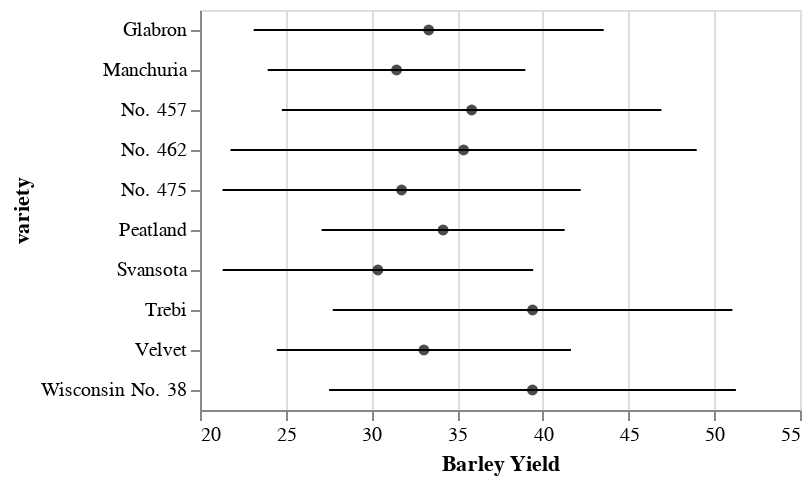

The notebook cell saved with this chart:
### Code cell
dataset("barley") |> @vlplot(
    transform=[
        {
            aggregate=[{op=:mean,field=:yield,as=:mean},{op=:stdev,field=:yield,as=:stdev}],
            groupby=[:variety]
        },
        {calculate="datum.mean-datum.stdev", as=:lower},
        {calculate="datum.mean+datum.stdev", as=:upper}
    ]
) +
@vlplot(mark={:point,filled=true},enc={x={"mean:q",scale={zero=false},axis={title="Barley Yield"}},y="variety:o",color={value=:black}}) +
@vlplot(:rule,enc={x="upper:q",x2="lower:q",y="variety:o"})

### Figure 1 — Vega-Lite specification as saved in the notebook (floating-point values rounded to 4 significant figures)
{"data": {"values": [{"site": "University Farm", "variety": "Manchuria", "year": 1931, "yield": 27}, {"site": "Waseca", "variety": "Manchuria", "year": 1931, "yield": 48.87}, {"site": "Morris", "variety": "Manchuria", "year": 1931, "yield": 27.43}, {"site": "Crookston", "variety": "Manchuria", "year": 1931, "yield": 39.93}, {"site": "Grand Rapids", "variety": "Manchuria", "year": 1931, "yield": 32.97}, {"site": "Duluth", "variety": "Manchuria", "year": 1931, "yield": 28.97}, {"site": "University Farm", "variety": "Glabron", "year": 1931, "yield": 43.07}, {"site": "Waseca", "variety": "Glabron", "year": 1931, "yield": 55.2}, {"site": "Morris", "variety": "Glabron", "year": 1931, "yield": 28.77}, {"site": "Crookston", "variety": "Glabron", "year": 1931, "yield": 38.13}, {"site": "Grand Rapids", "variety": "Glabron", "year": 1931, "yield": 29.13}, {"site": "Duluth", "variety": "Glabron", "year": 1931, "yield": 29.67}, {"site": "University Farm", "variety": "Svansota", "year": 1931, "yield": 35.13}, {"site": "Waseca", "variety": "Svansota", "year": 1931, "yield": 47.33}, {"site": "Morris", "variety": "Svansota", "year": 1931, "yield": 25.77}, {"site": "Crookston", "variety": "Svansota", "year": 1931, "yield": 40.47}, {"site": "Grand Rapids", "variety": "Svansota", "year": 1931, "yield": 29.67}, {"site": "Duluth", "variety": "Svansota", "year": 1931, "yield": 25.7}, {"site": "University Farm", "variety": "Velvet", "year": 1931, "yield": 39.9}, {"site": "Waseca", "variety": "Velvet", "year": 1931, "yield": 50.23}, {"site": "Morris", "variety": "Velvet", "year": 1931, "yield": 26.13}, {"site": "Crookston", "variety": "Velvet", "year": 1931, "yield": 41.33}, {"site": "Grand Rapids", "variety": "Velvet", "year": 1931, "yield": 23.03}, {"site": "Duluth", "variety": "Velvet", "year": 1931, "yield": 26.3}, {"site": "University Farm", "variety": "Trebi", "year": 1931, "yield": 36.57}, {"site": "Waseca", "variety": "Trebi", "year": 1931, "yield": 63.83}, {"site": "Morris", "variety": "Trebi", "year": 1931, "yield": 43.77}, {"site": "Crookston", "variety": "Trebi", "year": 1931, "yield": 46.93}, {"site": "Grand Rapids", "variety": "Trebi", "year": 1931, "yield": 29.77}, {"site": "Duluth", "variety": "Trebi", "year": 1931, "yield": 33.93}, {"site": "University Farm", "variety": "No. 457", "year": 1931, "yield": 43.27}, {"site": "Waseca", "variety": "No. 457", "year": 1931, "yield": 58.1}, {"site": "Morris", "variety": "No. 457", "year": 1931, "yield": 28.7}, {"site": "Crookston", "variety": "No. 457", "year": 1931, "yield": 45.67}, {"site": "Grand Rapids", "variety": "No. 457", "year": 1931, "yield": 32.17}, {"site": "Duluth", "variety": "No. 457", "year": 1931, "yield": 33.6}, {"site": "University Farm", "variety": "No. 462", "year": 1931, "yield": 36.6}, {"site": "Waseca", "variety": "No. 462", "year": 1931, "yield": 65.77}, {"site": "Morris", "variety": "No. 462", "year": 1931, "yield": 30.37}, {"site": "Crookston", "variety": "No. 462", "year": 1931, "yield": 48.57}, {"site": "Grand Rapids", "variety": "No. 462", "year": 1931, "yield": 24.93}, {"site": "Duluth", "variety": "No. 462", "year": 1931, "yield": 28.1}, {"site": "University Farm", "variety": "Peatland", "year": 1931, "yield": 32.77}, {"site": "Waseca", "variety": "Peatland", "year": 1931, "yield": 48.57}, {"site": "Morris", "variety": "Peatland", "year": 1931, "yield": 29.87}, {"site": "Crookston", "variety": "Peatland", "year": 1931, "yield": 41.6}, {"site": "Grand Rapids", "variety": "Peatland", "year": 1931, "yield": 34.7}, {"site": "Duluth", "variety": "Peatland", "year": 1931, "yield": 32}, {"site": "University Farm", "variety": "No. 475", "year": 1931, "yield": 24.67}, {"site": "Waseca", "variety": "No. 475", "year": 1931, "yield": 46.77}, {"site": "Morris", "variety": "No. 475", "year": 1931, "yield": 22.6}, {"site": "Crookston", "variety": "No. 475", "year": 1931, "yield": 44.1}, {"site": "Grand Rapids", "variety": "No. 475", "year": 1931, "yield": 19.7}, {"site": "Duluth", "variety": "No. 475", "year": 1931, "yield": 33.07}, {"site": "University Farm", "variety": "Wisconsin No. 38", "year": 1931, "yield": 39.3}, {"site": "Waseca", "variety": "Wisconsin No. 38", "year": 1931, "yield": 58.8}, {"site": "Morris", "variety": "Wisconsin No. 38", "year": 1931, "yield": 29.47}, {"site": "Crookston", "variety": "Wisconsin No. 38", "year": 1931, "yield": 49.87}, {"site": "Grand Rapids", "variety": "Wisconsin No. 38", "year": 1931, "yield": 34.47}, {"site": "Duluth", "variety": "Wisconsin No. 38", "year": 1931, "yield": 31.6}, {"site": "University Farm", "variety": "Manchuria", "year": 1932, "yield": 26.9}, {"site": "Waseca", "variety": "Manchuria", "year": 1932, "yield": 33.47}, {"site": "Morris", "variety": "Manchuria", "year": 1932, "yield": 34.37}, {"site": "Crookston", "variety": "Manchuria", "year": 1932, "yield": 32.97}, {"site": "Grand Rapids", "variety": "Manchuria", "year": 1932, "yield": 22.13}, {"site": "Duluth", "variety": "Manchuria", "year": 1932, "yield": 22.57}, {"site": "University Farm", "variety": "Glabron", "year": 1932, "yield": 36.8}, {"site": "Waseca", "variety": "Glabron", "year": 1932, "yield": 37.73}, {"site": "Morris", "variety": "Glabron", "year": 1932, "yield": 35.13}, {"site": "Crookston", "variety": "Glabron", "year": 1932, "yield": 26.17}, {"site": "Grand Rapids", "variety": "Glabron", "year": 1932, "yield": 14.43}, {"site": "Duluth", "variety": "Glabron", "year": 1932, "yield": 25.87}, {"site": "University Farm", "variety": "Svansota", "year": 1932, "yield": 27.43}, {"site": "Waseca", "variety": "Svansota", "year": 1932, "yield": 38.5}, {"site": "Morris", "variety": "Svansota", "year": 1932, "yield": 35.03}, {"site": "Crookston", "variety": "Svansota", "year": 1932, "yield": 20.63}, {"site": "Grand Rapids", "variety": "Svansota", "year": 1932, "yield": 16.63}, {"site": "Duluth", "variety": "Svansota", "year": 1932, "yield": 22.23}, {"site": "University Farm", "variety": "Velvet", "year": 1932, "yield": 26.8}, {"site": "Waseca", "variety": "Velvet", "year": 1932, "yield": 37.4}, {"site": "Morris", "variety": "Velvet", "year": 1932, "yield": 38.83}, {"site": "Crookston", "variety": "Velvet", "year": 1932, "yield": 32.07}, {"site": "Grand Rapids", "variety": "Velvet", "year": 1932, "yield": 32.23}, {"site": "Duluth", "variety": "Velvet", "year": 1932, "yield": 22.47}, {"site": "University Farm", "variety": "Trebi", "year": 1932, "yield": 29.07}, {"site": "Waseca", "variety": "Trebi", "year": 1932, "yield": 49.23}, {"site": "Morris", "variety": "Trebi", "year": 1932, "yield": 46.63}, {"site": "Crookston", "variety": "Trebi", "year": 1932, "yield": 41.83}, {"site": "Grand Rapids", "variety": "Trebi", "year": 1932, "yield": 20.63}, {"site": "Duluth", "variety": "Trebi", "year": 1932, "yield": 30.6}, {"site": "University Farm", "variety": "No. 457", "year": 1932, "yield": 26.43}, {"site": "Waseca", "variety": "No. 457", "year": 1932, "yield": 42.2}, {"site": "Morris", "variety": "No. 457", "year": 1932, "yield": 43.53}, {"site": "Crookston", "variety": "No. 457", "year": 1932, "yield": 34.33}, {"site": "Grand Rapids", "variety": "No. 457", "year": 1932, "yield": 19.47}, {"site": "Duluth", "variety": "No. 457", "year": 1932, "yield": 22.7}, {"site": "University Farm", "variety": "No. 462", "year": 1932, "yield": 25.57}, {"site": "Waseca", "variety": "No. 462", "year": 1932, "yield": 44.7}, {"site": "Morris", "variety": "No. 462", "year": 1932, "yield": 47}, {"site": "Crookston", "variety": "No. 462", "year": 1932, "yield": 30.53}, {"site": "Grand Rapids", "variety": "No. 462", "year": 1932, "yield": 19.9}, {"site": "Duluth", "variety": "No. 462", "year": 1932, "yield": 22.5}, {"site": "University Farm", "variety": "Peatland", "year": 1932, "yield": 28.07}, {"site": "Waseca", "variety": "Peatland", "year": 1932, "yield": 36.03}, {"site": "Morris", "variety": "Peatland", "year": 1932, "yield": 43.2}, {"site": "Crookston", "variety": "Peatland", "year": 1932, "yield": 25.23}, {"site": "Grand Rapids", "variety": "Peatland", "year": 1932, "yield": 26.77}, {"site": "Duluth", "variety": "Peatland", "year": 1932, "yield": 31.37}, {"site": "University Farm", "variety": "No. 475", "year": 1932, "yield": 30}, {"site": "Waseca", "variety": "No. 475", "year": 1932, "yield": 41.27}, {"site": "Morris", "variety": "No. 475", "year": 1932, "yield": 44.23}, {"site": "Crookston", "variety": "No. 475", "year": 1932, "yield": 32.13}, {"site": "Grand Rapids", "variety": "No. 475", "year": 1932, "yield": 15.23}, {"site": "Duluth", "variety": "No. 475", "year": 1932, "yield": 27.37}, {"site": "University Farm", "variety": "Wisconsin No. 38", "year": 1932, "yield": 38}, {"site": "Waseca", "variety": "Wisconsin No. 38", "year": 1932, "yield": 58.17}, {"site": "Morris", "variety": "Wisconsin No. 38", "year": 1932, "yield": 47.17}, {"site": "Crookston", "variety": "Wisconsin No. 38", "year": 1932, "yield": 35.9}, {"site": "Grand Rapids", "variety": "Wisconsin No. 38", "year": 1932, "yield": 20.67}, {"site": "Duluth", "variety": "Wisconsin No. 38", "year": 1932, "yield": 29.33}]}, "layer": [{"encoding": {"color": {"value": "black"}, "x": {"axis": {"title": "Barley Yield"}, "field": "mean", "scale": {"zero": false}, "type": "quantitative"}, "y": {"field": "variety", "type": "ordinal"}}, "mark": {"filled": true, "type": "point"}}, {"encoding": {"x": {"field": "upper", "type": "quantitative"}, "x2": {"field": "lower", "type": "quantitative"}, "y": {"field": "variety", "type": "ordinal"}}, "mark": "rule"}], "transform": [{"aggregate": [{"as": "mean", "field": "yield", "op": "mean"}, {"as": "stdev", "field": "yield", "op": "stdev"}], "groupby": ["variety"]}, {"as": "lower", "calculate": "datum.mean-datum.stdev"}, {"as": "upper", "calculate": "datum.mean+datum.stdev"}]}
